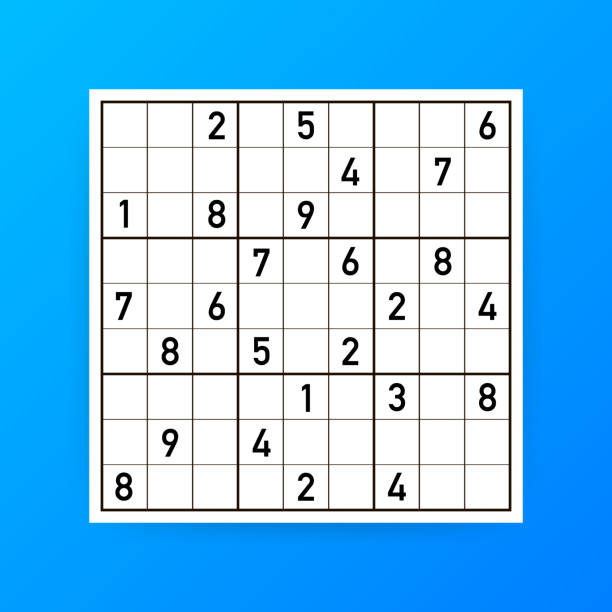
#> input picture Topics/sudoku.jpg, 612 x 612 px
$ python hough_line_transform.py
#> lines starting #> are read from the running program, lines starting #| are printed output that depends on the picture; after the words box and inside, x2 and y2 are one past the last pixel; in counts of white or black regions, pixels touching at a corner belong together
import cv2
import numpy as np

img = cv2.imread('../sudoku.jpg')
#> img is the input picture: shape (612, 612, 3); mean B, G, R 241.3, 193.9, 116.4
gray = cv2.cvtColor(img,cv2.COLOR_BGR2GRAY)
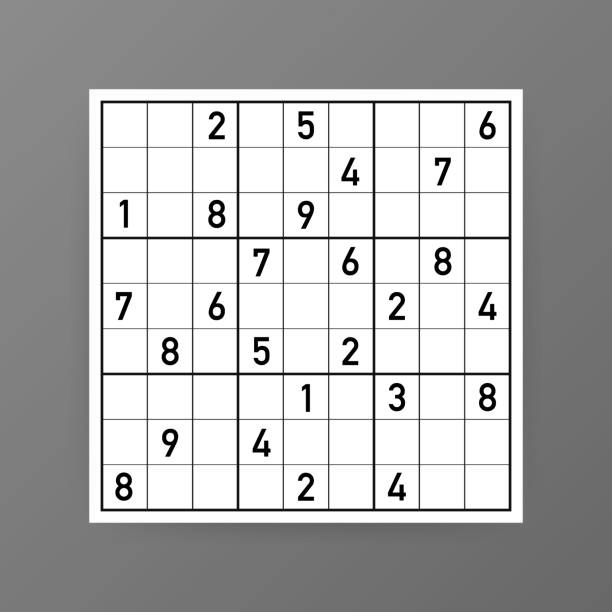
#> gray: shape (612, 612); min 0, max 255, mean 176.2
edges = cv2.Canny(gray,50,150,apertureSize = 3)
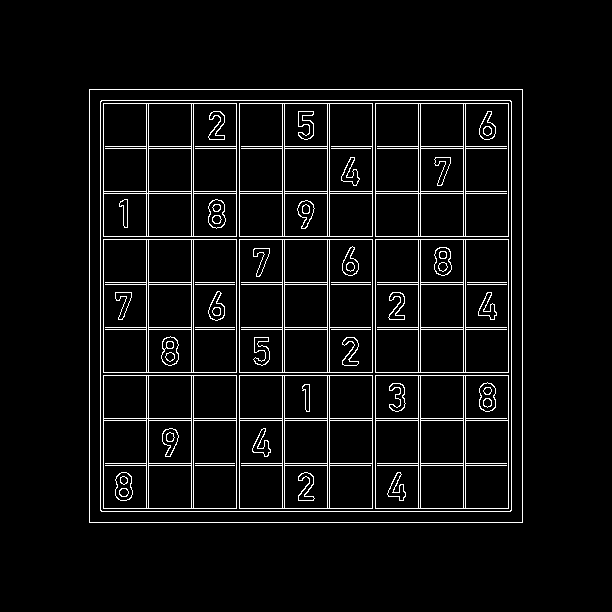
#> edges: shape (612, 612); 5.5% white in thin lines or dots, all inside (x1, y1, x2, y2) = (89, 89, 523, 523)
minLineLength = 100
maxLineGap = 10
lines = cv2.HoughLinesP(edges,1,np.pi/180,100,minLineLength,maxLineGap)
#> lines = 131 rows, first 6: [375, 103, 508, 103], [329, 463, 372, 463], [89, 89, 522, 89], [511, 510, 511, 101], [89, 522, 522, 522], [465, 418, 506, 418]
for x1,y1,x2,y2 in lines[0]:
    cv2.line(img,(x1,y1),(x2,y2),(0,255,0),2)
#> this loop made 1 pass
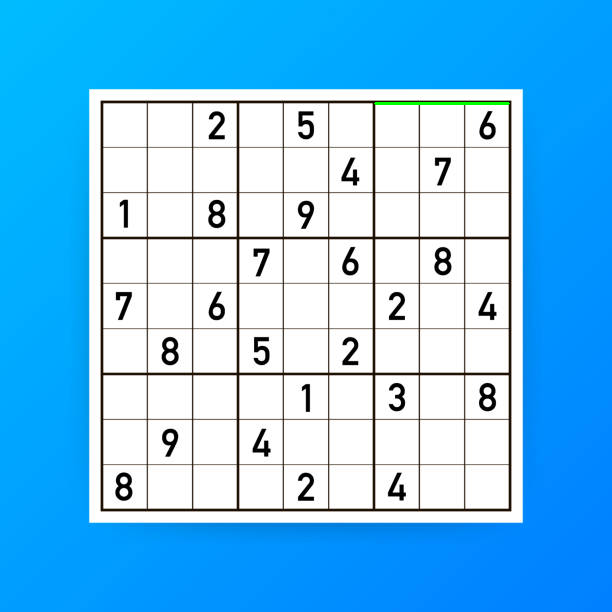
#> img: shape (612, 612, 3); 0.11% of pixels changed, all inside (x1, y1, x2, y2) = (374, 102, 510, 105)

cv2.imwrite('houghlines.jpg',img)
